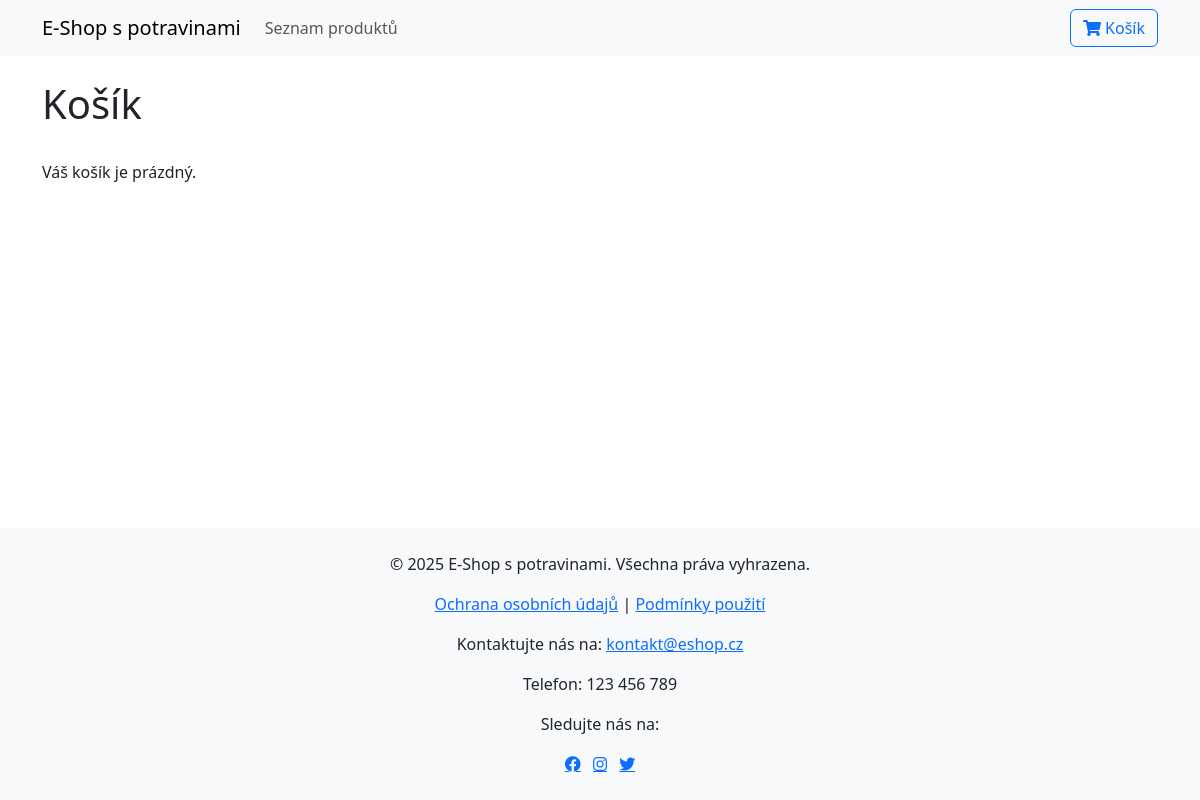
/cart/, run on an earlier commit of the app's database.
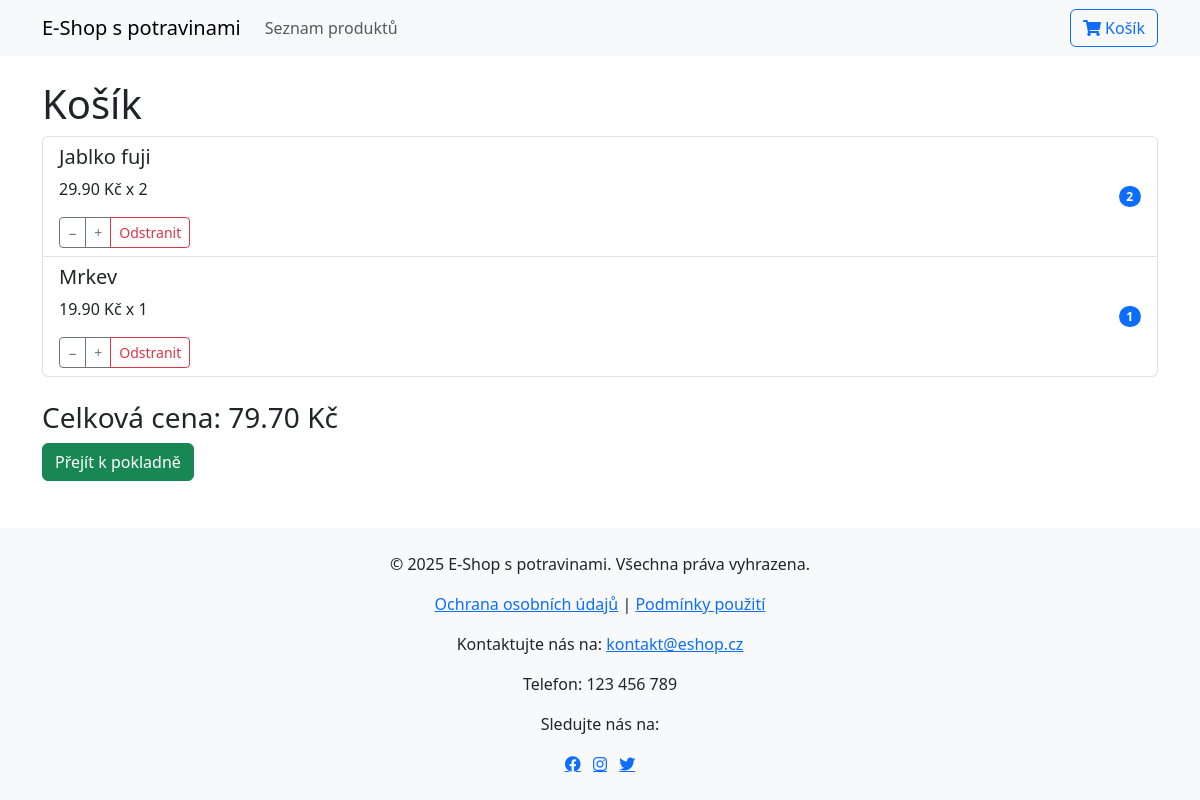
And on a later commit of the database.
### main/models.py (models this page shows, shortened)
class CartItem(models.Model):
    cart = models.ForeignKey(Cart, related_name="items", on_delete=models.CASCADE)
    product = models.ForeignKey(Product, on_delete=models.CASCADE)
    quantity = models.PositiveIntegerField(default=1)

class Product(models.Model):
    name = models.CharField(max_length=255)
    price = models.DecimalField(max_digits=10, decimal_places=2)
    description = models.TextField(blank=True, null=True)
    weight = models.DecimalField(max_digits=10, decimal_places=2, blank=True, null=True)
    available = models.BooleanField(default=True)
    image = models.ImageField(upload_to='products/', blank=True, null=True)
    category = models.ForeignKey(Category, on_delete=models.CASCADE, related_name='products')

### main/views.py (the view)
# urls.py: path('cart/', CartView.as_view(), name='cart'),
class CartView(TemplateView):
    template_name = 'main/Cart.html'
    def get_context_data(self, **kwargs):
        context = super().get_context_data(**kwargs)
        cart = get_user_cart(self.request)
        cart_items = CartItem.objects.filter(cart=cart)
        total_price = calculate_cart_total(cart)
        context['cart_items'] = cart_items
        context['total_price'] = total_price
        return context

### main/views.py (called while the page is built)
def calculate_cart_total(cart_obj):
    total = sum(item.product.price * item.quantity for item in CartItem.objects.filter(cart=cart_obj))
    return total

def get_user_cart(request):
    if request.user.is_authenticated:
        cart, created = Cart.objects.get_or_create(user=request.user)
    else:
        session_key = request.session.session_key
        if not session_key:
            request.session.create()
            session_key = request.session.session_key
        cart, created = Cart.objects.get_or_create(session_key=session_key)
    return cart

### main/templates/main/Cart.html (shortened to what this page needs)
{% extends 'main/base.html' %}
{% block content %}
    <h1>Košík</h1>
    <div class="list-group" id="cart-items-list">
        {% if cart_items %}
            {% for item in cart_items %}
                <div class="list-group-item d-flex justify-content-between align-items-center cart-item" data-product-id="{{ item.product.id }}">
                    <div>
                        <h5>{{ item.product.name }}</h5>
                        <p>{{ item.product.price }} Kč x <span class="item-quantity quantity">{{ item.quantity }}</span></p>
                        <div class="btn-group" role="group">
                            <button class="btn btn-sm btn-outline-secondary update-quantity" data-product-id="{{ item.product.id }}" data-action="decrement">−</button>
                            <button class="btn btn-sm btn-outline-secondary update-quantity" data-product-id="{{ item.product.id }}" data-action="increment">+</button>
                            <button class="btn btn-sm btn-outline-danger remove-item" data-product-id="{{ item.product.id }}">Odstranit</button>
                        </div>
                    </div>
                    <span class="badge bg-primary rounded-pill">{{ item.quantity }}</span>
                </div>
            {% endfor %}
        {% endif %}
    </div>
    <div class="mt-4" id="cart-summary">
        {% if cart_items %}
            <h3>Celková cena: <span id="total-cart-price">{{ total_price }}</span> Kč</h3>
            <a href="{% url 'checkout' %}" class="btn btn-success">Přejít k pokladně</a>
        {% else %}
            <p>Váš košík je prázdný.</p>
        {% endif %}
    </div>
{% endblock %}

What changed in the data, as far as the page shows it:
added CartItem: product.name "Jablko fuji", product.price "29.90", quantity "2"
added CartItem: product.name "Mrkev", product.price "19.90", quantity "1"
Also different on the page:
{{ total_price }}: (not shown) → "79.70"
text no longer shown: "Váš košík je prázdný."
text now shown: "Celková cena: Kč Přejít k pokladně"
